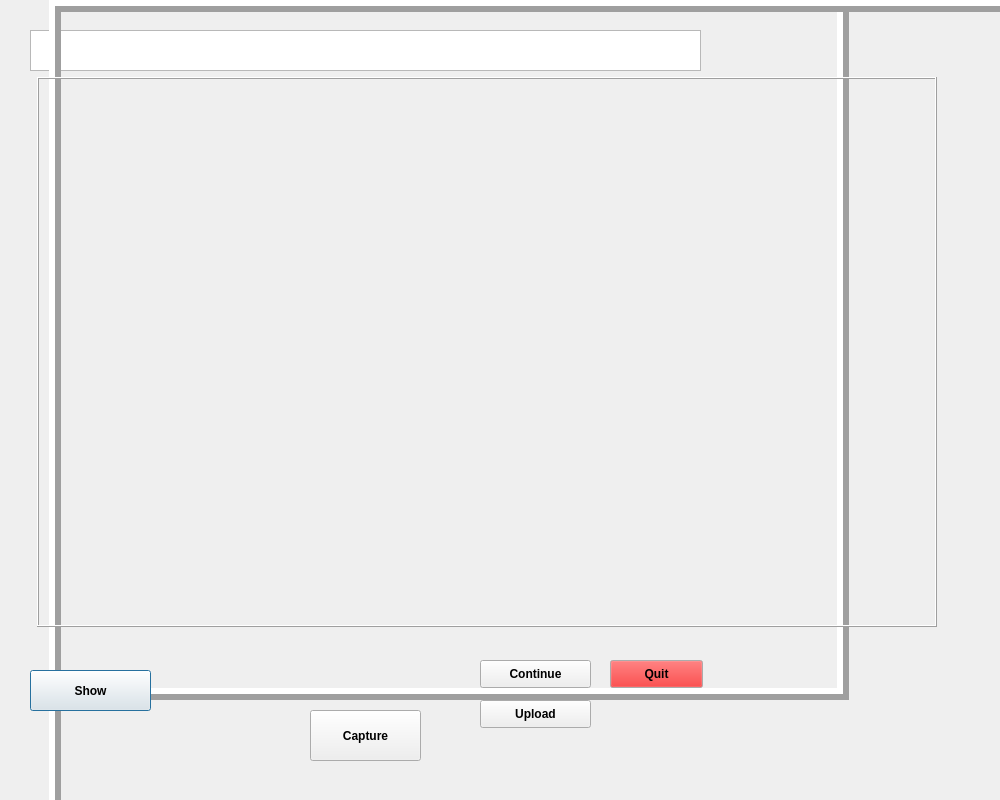
<?xml version="1.0" encoding="UTF-8"?>
<ui version="4.0">
 <class>Dialog</class>
 <widget class="QDialog" name="Dialog">
  <property name="geometry">
   <rect>
    <x>0</x>
    <y>0</y>
    <width>1000</width>
    <height>800</height>
   </rect>
  </property>
  <property name="cursor">
   <cursorShape>PointingHandCursor</cursorShape>
  </property>
  <property name="windowTitle">
   <string>Dialog</string>
  </property>
  <widget class="QTextBrowser" name="TEXT">
   <property name="geometry">
    <rect>
     <x>30</x>
     <y>30</y>
     <width>671</width>
     <height>41</height>
    </rect>
   </property>
  </widget>
  <widget class="QLabel" name="imgLabel">
   <property name="geometry">
    <rect>
     <x>49</x> 
     <y>0</y>
     <width>800</width>
     <height>700</height>
    </rect>
   </property>
   <property name="frameShape">
    <enum>QFrame::Box</enum>
   </property>
   <property name="frameShadow">
    <enum>QFrame::Raised</enum>
   </property>
   <property name="lineWidth">
    <number>6</number>
   </property>
   <property name="text">
    <string/>
   </property>
</widget>
<widget class="QLabel" name="processedImgLabel">
    <property name="geometry">
        <rect>
            <x>49</x> 
            <y>0</y>
            <width>1000</width>
            <height>1000</height>
        </rect>
    </property>
    <property name="frameShape">
        <enum>QFrame::Box</enum>
    </property>
    <property name="frameShadow">
        <enum>QFrame::Raised</enum>
    </property>
    <property name="lineWidth">
        <number>6</number>
    </property>
    <property name="text">
        <string/>
    </property>
</widget>
  <widget class="QFrame" name="frameRight">
   <property name="geometry">
    <rect>
     <x>37</x>
     <y>77</y>
     <width>900</width>
     <height>550</height>##############################################3
    </rect>
   </property>
   <property name="frameShape">
    <enum>QFrame::Box</enum>
   </property>
   <property name="frameShadow">
    <enum>QFrame::Raised</enum>
   </property>
  </widget>
  <widget class="QPushButton" name="SHOW">
   <property name="geometry">
    <rect>
     <x>30</x>
     <y>670</y>
     <width>121</width>
     <height>41</height>
    </rect>
   </property>
   <property name="font">
    <font>
     <weight>75</weight>
     <bold>true</bold>
    </font>
   </property>
   <property name="cursor">
    <cursorShape>PointingHandCursor</cursorShape>
   </property>
   <property name="text">
    <string>Show</string>
   </property>
  </widget>
  <widget class="QPushButton" name="CAPTURE">
   <property name="geometry">
    <rect>
     <x>310</x>
     <y>710</y>
     <width>111</width>
     <height>51</height>
    </rect>
   </property>
   <property name="font">
    <font>
     <weight>75</weight>
     <bold>true</bold>
    </font>
   </property>
   <property name="cursor">
    <cursorShape>PointingHandCursor</cursorShape>
   </property>
   <property name="text">
    <string>Capture</string>
   </property>
  </widget>
  <widget class="QPushButton" name="QUIT">
   <property name="geometry">
    <rect>
     <x>610</x>
     <y>660</y>
     <width>93</width>
     <height>28</height>
    </rect>
   </property>
   <property name="palette">
    <palette>
     <active>
      <colorrole role="Button">
       <brush brushstyle="SolidPattern">
        <color alpha="255">
         <red>240</red>
         <green>2</green>
         <blue>2</blue>
        </color>
       </brush>
      </colorrole>
      <colorrole role="Text">
       <brush brushstyle="SolidPattern">
        <color alpha="255">
         <red>255</red>
         <green>248</green>
         <blue>44</blue>
        </color>
       </brush>
      </colorrole>
      <colorrole role="PlaceholderText">
       <brush brushstyle="SolidPattern">
        <color alpha="128">
         <red>255</red>
         <green>0</green>
         <blue>0</blue>
        </color>
       </brush>
      </colorrole>
     </active>
     <inactive>
      <colorrole role="Button">
       <brush brushstyle="SolidPattern">
        <color alpha="255">
         <red>240</red>
         <green>2</green>
         <blue>2</blue>
        </color>
       </brush>
      </colorrole>
      <colorrole role="Text">
       <brush brushstyle="SolidPattern">
        <color alpha="255">
         <red>255</red>
         <green>248</green>
         <blue>44</blue>
        </color>
       </brush>
      </colorrole>
      <colorrole role="PlaceholderText">
       <brush brushstyle="SolidPattern">
        <color alpha="128">
         <red>255</red>
         <green>0</green>
         <blue>0</blue>
        </color>
       </brush>
      </colorrole>
     </inactive>
     <disabled>
      <colorrole role="Button">
       <brush brushstyle="SolidPattern">
        <color alpha="255">
         <red>240</red>
         <green>2</green>
         <blue>2</blue>
        </color>
       </brush>
      </colorrole>
      <colorrole role="Text">
       <brush brushstyle="SolidPattern">
        <color alpha="255">
         <red>120</red>
         <green>120</green>
         <blue>120</blue>
        </color>
       </brush>
      </colorrole>
      <colorrole role="PlaceholderText">
       <brush brushstyle="SolidPattern">
        <color alpha="128">
         <red>0</red>
         <green>0</green>
         <blue>0</blue>
        </color>
       </brush>
      </colorrole>
     </disabled>
    </palette>
   </property>
   <property name="font">
    <font>
     <family>MS Shell Dlg 2</family>
     <weight>75</weight>
     <bold>true</bold>
    </font>
   </property>
   <property name="cursor">
    <cursorShape>PointingHandCursor</cursorShape>
   </property>
   <property name="text">
    <string>Quit</string>
   </property>
  </widget>
  <widget class="QPushButton" name="CONTINUE">
   <property name="geometry">
    <rect>
     <x>480</x>
     <y>660</y>
     <width>111</width>
     <height>28</height>
    </rect>
   </property>
   <property name="font">
    <font>
     <weight>75</weight>
     <bold>true</bold>
    </font>
   </property>
   <property name="cursor">
    <cursorShape>PointingHandCursor</cursorShape>
   </property>
   <property name="text">
    <string>Continue</string>
   </property>
  </widget>
  <widget class="QPushButton" name="UPLOAD">
   <property name="geometry">
    <rect>
     <x>480</x>
     <y>700</y>
     <width>111</width>
     <height>28</height>
    </rect>
   </property>
   <property name="font">
    <font>
     <weight>75</weight>
     <bold>true</bold>
    </font>
   </property>
   <property name="cursor">
    <cursorShape>PointingHandCursor</cursorShape>
   </property>
   <property name="text">
    <string>Upload</string>
   </property>
</widget>
 </widget>
 <resources/>
 <connections/>
</ui>
